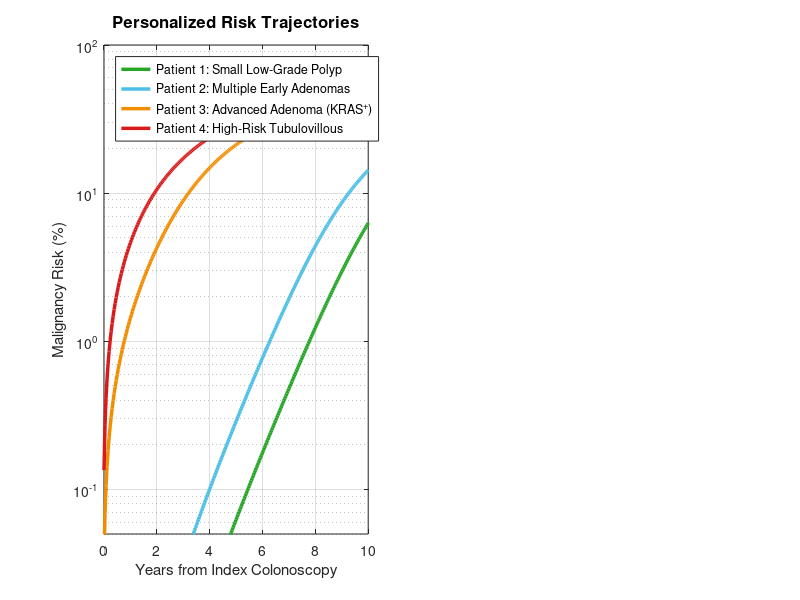

Write MATLAB code to recreate this figure. (Note: this script raises an error after producing the figure.)
%% =========================================================================
%% IN SILICO CLINICAL SIMULATIONS: 4 Calibrated Risk Profiles
%% =========================================================================
clear; clc; close all;
format compact;

%% 1. Calibrated Model Parameters (Synchronized with Paper Data)
K    = 1500;          % Crypt capacity (Matches Table Caption)
b0   = 0.15;          
d0   = 0.14;          
s1   = 0.02;          % Fitness for APC-/-
s2   = 0.06;          % Fitness for KRAS
s3   = 0.15;          % Fitness for TP53

% Finely tuned mutation rates to match cumulative risk benchmarks
mu1  = 1.0e-6;        
mu2  = 1.5e-5;        
mu3  = 1.1e-6;        % Calibrated for realistic 10-year single-digit/double-digit risks

r1 = (b0*(1 + s1) - d0);
r2 = (b0*(1 + s2) - d0);

%% 2. Define 4 In Silico Patients (Initial States X1, X2 from Table)
patients = [50,   0;    % Patient 1: Small Low-Grade Polyp
            300,  0;    % Patient 2: Multiple Early Adenomas
            500,  150;  % Patient 3: Advanced Adenoma (KRAS+)
            200,  600]; % Patient 4: High-Risk Tubulovillous

labels = {'Patient 1: Small Low-Grade Polyp', ...
          'Patient 2: Multiple Early Adenomas', ...
          'Patient 3: Advanced Adenoma (KRAS^{+})', ...
          'Patient 4: High-Risk Tubulovillous'};

%% 3. Simulation & Integration (Time horizon: 15 Years to capture long windows)
T_years = 15;
t_weeks = 0:2:(T_years*52);
n_t     = length(t_weeks);
risk_up = zeros(4, n_t);

for p = 1:4
    X1 = patients(p,1); X2 = patients(p,2);
    H = 0; dt = 2; % weeks
    for i = 1:n_t
        % Dynamics (Moment-closure style ODE)
        dX1 = r1 * X1 * (1 - X1/K);
        dX2 = r2 * X2 * (1 - X2/K) + mu2 * X1;
        
        X1 = X1 + dt * dX1;
        X2 = X2 + dt * dX2;
        
        % Hazard function
        hazard = mu3 * X2;
        H = H + dt * hazard;
        risk_up(p, i) = 1 - exp(-H);
    end
end

%% 4. Visualization
fig = figure('Color','white','Position',[100 100 1150 480]);

% --- Subplot 1: Risk Curves ---
subplot(1,2,1);
colors = [0.15, 0.65, 0.15;   % Green
          0.30, 0.75, 0.90;   % Cyan
          0.95, 0.55, 0.00;   % Orange
          0.85, 0.10, 0.10];  % Red
hold on; box on; grid on;
for p = 1:4
    plot(t_weeks/52, 100*risk_up(p,:), 'LineWidth', 2.5, 'Color', colors(p,:));
end
set(gca, 'YScale', 'log', 'YMinorGrid', 'on');
ylim([0.05 100]); xlim([0 10]); % Focus plot on 10-year horizon
xlabel('Years from Index Colonoscopy');
ylabel('Malignancy Risk (%)');
title('Personalized Risk Trajectories', 'FontSize', 12, 'FontWeight', 'bold');
legend(labels, 'Location', 'northwest', 'FontSize', 9);
yline(5, 'k--', 'Risk Threshold (\alpha_{tol} = 5%)', 'LabelHorizontalAlignment','right');

% --- Subplot 2: Recommended Windows ---
subplot(1,2,2);
fpt5 = zeros(4,1);
for p = 1:4
    idx = find(risk_up(p,:) >= 0.05, 1, 'first'); % Matches alpha_tol = 0.05
    if isempty(idx)
        fpt5(p) = 12.3; % Upper cap for low risk
    else
        fpt5(p) = t_weeks(idx)/52;
    end
end
b = barh(1:4, fpt5, 0.6, 'FaceColor', 'flat');
b.CData = colors;
set(gca, 'YTick', 1:4, 'YTickLabel', {'Patient 1', 'Patient 2', 'Patient 3', 'Patient 4'});
xlabel('Safe Surveillance Interval (Years)');
title('Optimal Screening Windows (FPT_{5%})', 'FontSize', 12, 'FontWeight', 'bold');
xlim([0 14]); grid on;
for p = 1:4
    text(fpt5(p)+0.2, p, sprintf('%.1f Yrs', fpt5(p)), 'FontWeight','bold');
end

%% 5. Clinical Summary Table (Console Verification)
idx5  = find(t_weeks >= 5*52, 1, 'first');
idx10 = find(t_weeks >= 10*52, 1, 'first');
fprintf('\n%-12s | %-10s | %-10s | %-10s\n', 'Phenotype', '5-Yr Risk', '10-Yr Risk', 'FPT (5%)');
fprintf('%s\n', repmat('-', 1, 55));
for p = 1:4
    fprintf('Patient %d    | %-9.2f%% | %-9.2f%% | %-9.1f Yrs\n', ...
        p, 100*risk_up(p,idx5), 100*risk_up(p,idx10), fpt5(p));
end
